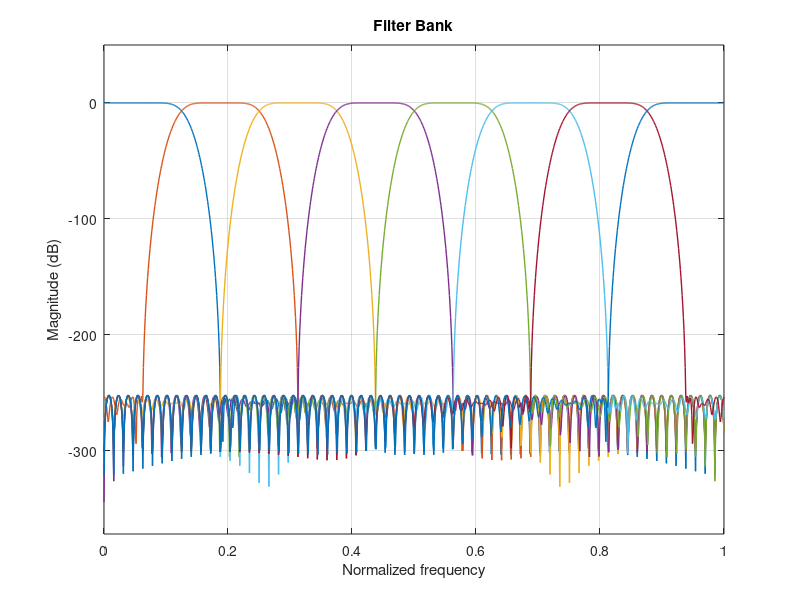
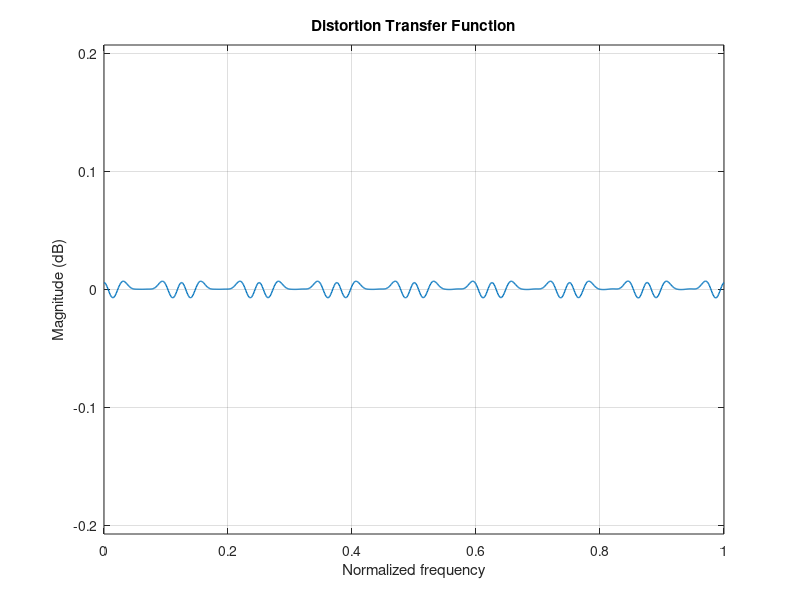
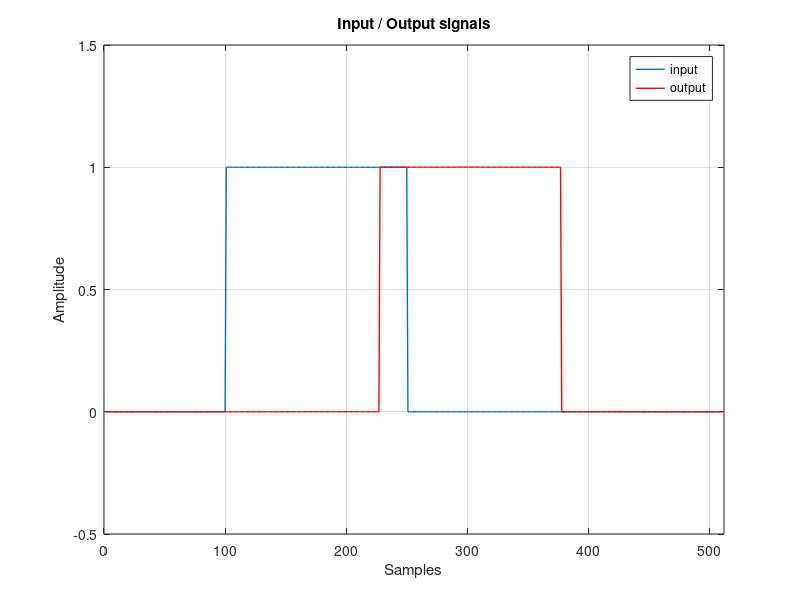
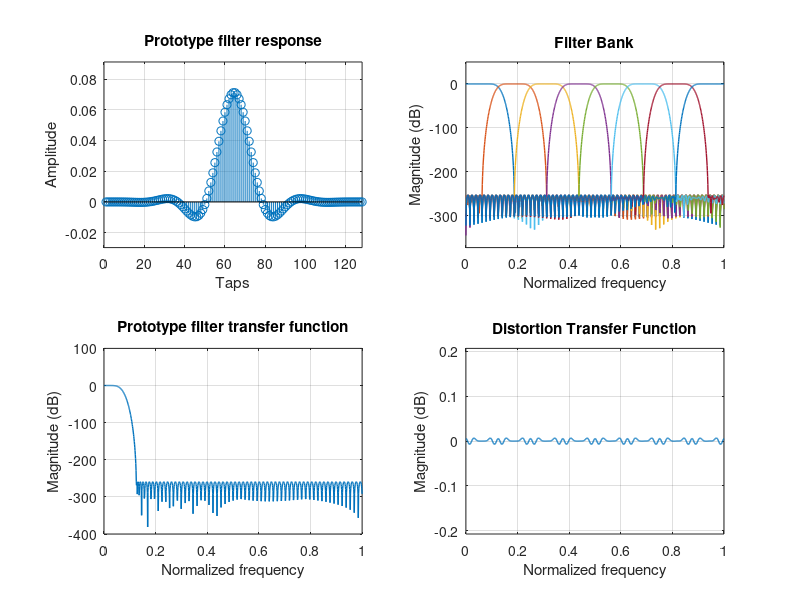

Write the MATLAB code that produced these figures, in order.
% Cosine-modulated pseudoQMF filterbanks
%
% Aironi Carlo 2019
% --------------------------------

clearvars;
clc;
close all;

nbands = 8;
f_len = 128;                    % low-pass prototype filter length

% for better performance choose f_len/nbands = 16

nf = linspace(0,1,1024);
 
%% Lowpass prototype definition

stopedge = 1/nbands;
passedge = 1/(4*nbands);        % omegapass start value

tol = 0.0001;
step = 0.1 * passedge;
tcost = 0;
way = -1;
pcost = 10;
exit_flag = 0;
res_all = 4096;
niter = 0;

while exit_flag == 0
    niter = niter + 1;
    hopt = firpm(f_len-1,[0,passedge,stopedge,1],[1,1,0,0],[3,1]);
    
    H_all = fft(hopt,res_all);
    res_1b = floor(res_all/(2*nbands));         % n. of samples each band
    H_1b = zeros(res_1b,1);
    for k = 1:res_1b
        H_1b(k) = abs(H_all(res_1b-k+2))^2 + abs(H_all(k))^2; 
    end
    tcost = max(abs(H_1b - ones(max(size(H_1b)),1)));
    if tcost > pcost
        step = step/2;
        way = -way;
    end
    if abs(pcost - tcost) < tol
      exit_flag = 1;
    end
    pcost = tcost;
    passedge_seq(niter) = passedge;     % to trace iterations
    passedge = passedge + way*step;
end

%% Cosine modulation + synthesis

a_bank = zeros(nbands,f_len);       % analysis
s_bank = zeros(nbands,f_len);       % synthesis

dtf = zeros(1024,1);               % distortion transfer function

for m = 1:nbands
    for n = 1:f_len
        arg_i = (pi/(nbands))*((m-1)+0.5)*((n-1)-((f_len-1)/2));
        theta_i = ((-1)^(m-1))*(pi/4);
        a_bank(m,n) = 2*hopt(n)*cos(arg_i + theta_i);
        s_bank(m,n) = 2*hopt(n)*cos(arg_i - theta_i);
    end
    % plot bank
    hb = freqz(a_bank(m,:),1,1024);
    plot(nf, 20*log(abs(hb)),'LineWidth',1);
    dtf = dtf + hb;
    hold on
end
axis([0 1 min(20*log(abs(hb)))-50 max(20*log(abs(hb)))+50])
title('Filter Bank');
grid on
xlabel('Normalized frequency');
ylabel('Magnitude (dB)');

% plot distortion transfer function
figure;
plot(nf', 20*log(abs(dtf)),'LineWidth',1)
xlabel('Normalized frequency');
ylabel('Magnitude (dB)');
axis([0 1 min(20*log(abs(dtf)))-0.2 max(20*log(abs(dtf)))+0.2])
title('Distortion Transfer Function');
grid on

%% Test

% Generating the test signal
x = [zeros(size(1:100)),ones(size(101:250)),zeros(size(251:511))];

xl = length(x);

% Analysis part
for m = 1:nbands
    xf(m,:) = filter(a_bank(m,:),1,x);
    xfd(m,:) = downsample(xf(m,:),nbands);
end

% Synthesis part
for m = 1:nbands
    yfu(m,:) = upsample(xfd(m,:),nbands);
    yf(m,:) = filter(s_bank(m,:),1,yfu(m,:));
end

% Sum
y = zeros(1,512);
for m = 1:nbands
    y = y + yf(m,:);
end

% plot input and output signals
figure
plot(x,'LineWidth',1);
hold on
plot(nbands*y,'r','LineWidth',1);
legend('input','output');
axis([0 512 min(x)-0.5 max(x)+0.5])
title('Input / Output signals');
grid on
xlabel('Samples');
ylabel('Amplitude');


%% Plot all in one window
figure
subplot(2,2,1);
stem(hopt);
axis([0 f_len min(hopt)-0.02 max(hopt)+0.02])
title('Prototype filter response');
xlabel('Taps');
ylabel('Amplitude');
grid on

subplot(2,2,3);
plot(nf', 20*log(abs(freqz(hopt,1,1024))),'LineWidth',1)
title('Prototype filter transfer function');
xlabel('Normalized frequency');
ylabel('Magnitude (dB)');
grid on

subplot(2,2,2);
for m = 1:nbands
    hb = freqz(a_bank(m,:),1,1024);
    plot(nf, 20*log(abs(hb)),'LineWidth',1);
    %h_all = h_all + hb;
    hold on
end
axis([0 1 min(20*log(abs(hb)))-50 max(20*log(abs(hb)))+50])
title('Filter Bank');
grid on
xlabel('Normalized frequency');
ylabel('Magnitude (dB)');

subplot(2,2,4);
plot(nf', 20*log(abs(dtf)),'LineWidth',1)
xlabel('Normalized frequency');
ylabel('Magnitude (dB)');
axis([0 1 min(20*log(abs(dtf)))-0.2 max(20*log(abs(dtf)))+0.2])
title('Distortion Transfer Function');
grid on

